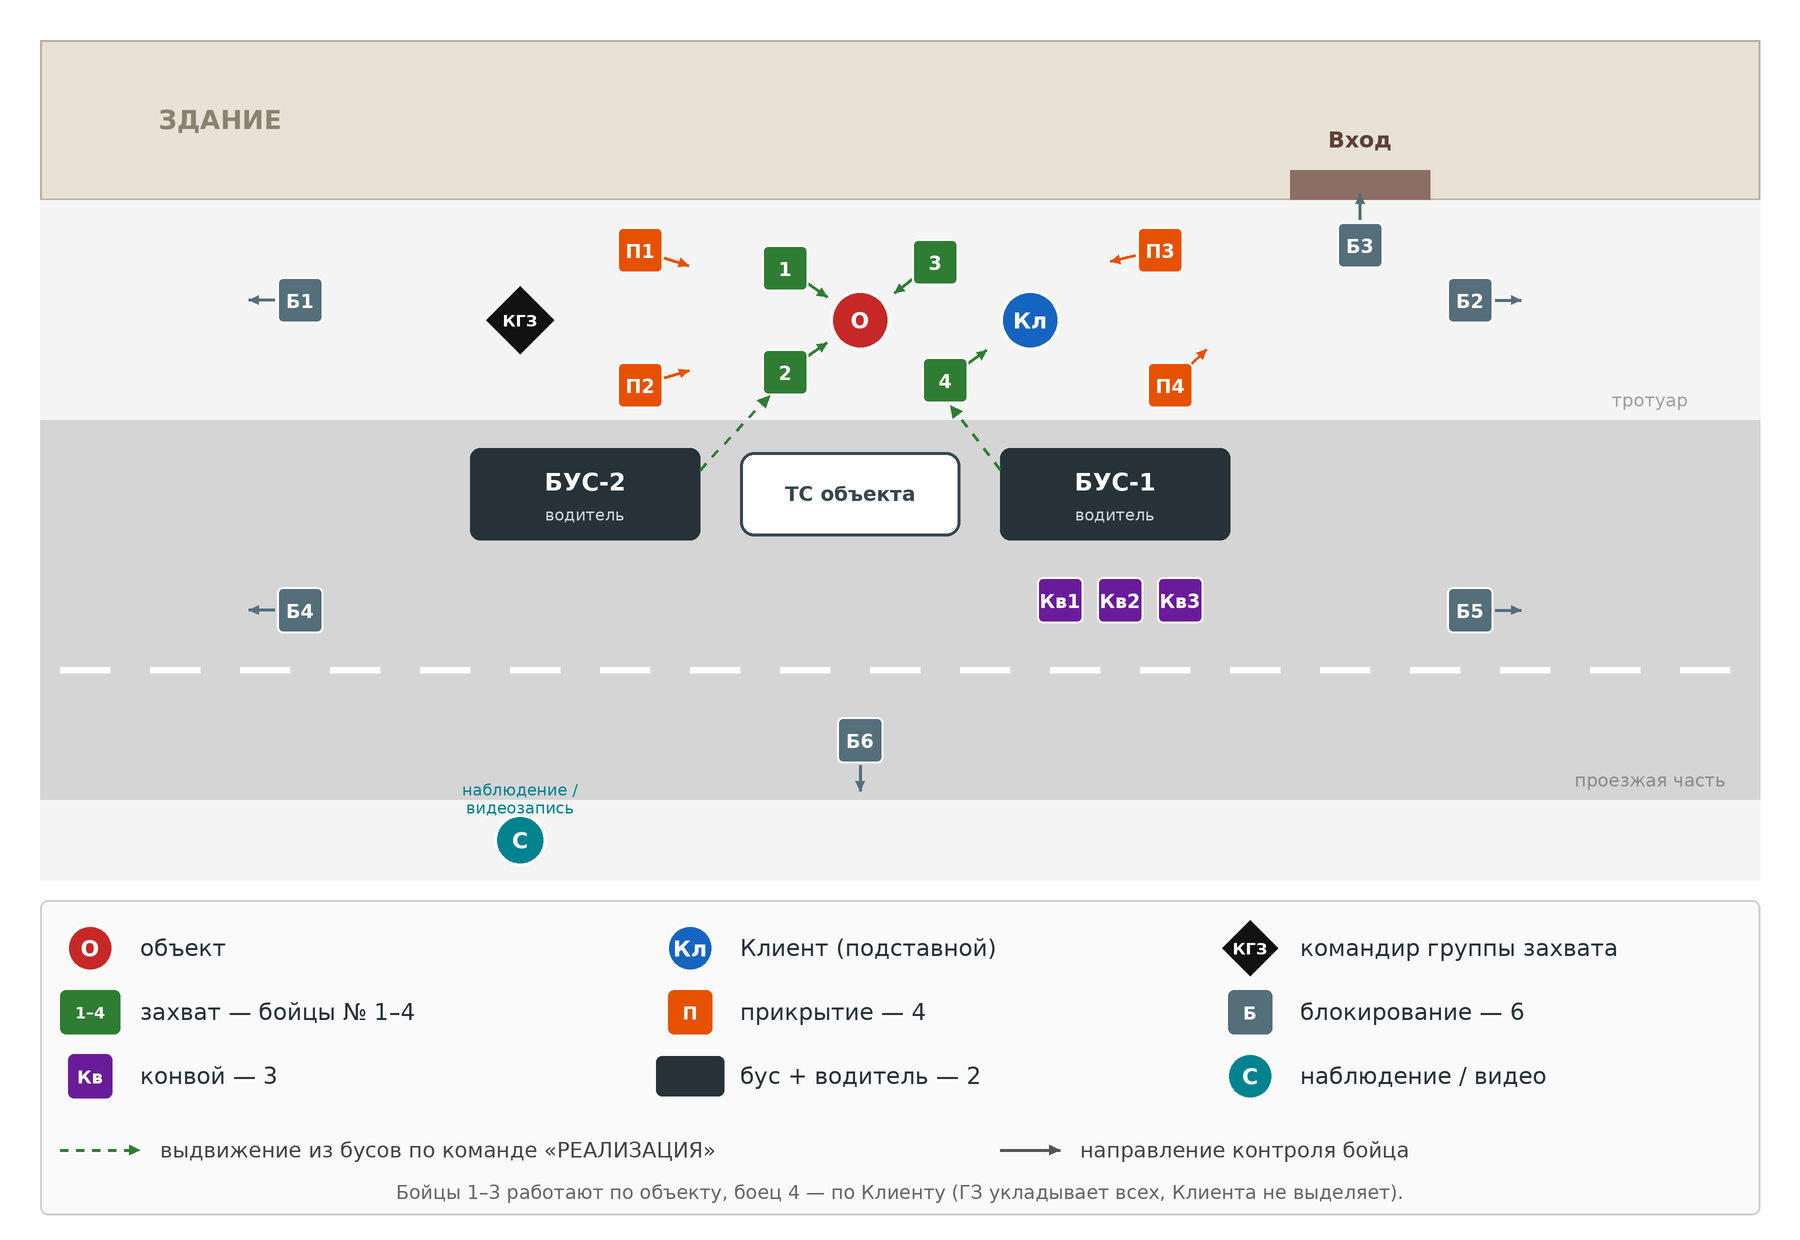

Python code for this plot:
"""Схема расстановки сил при задержании (вариант «А», открытая местность).

Запуск: python3 schema.py  ->  schema.png рядом со скриптом.
"""
import math
from pathlib import Path
from PIL import Image, ImageDraw, ImageFont

W, H = 1800, 1240
S = 2  # сглаживание: рисуем в 2x и уменьшаем
img = Image.new("RGB", (W * S, H * S), "white")
d = ImageDraw.Draw(img)

FONT_B = "/usr/share/fonts/truetype/dejavu/DejaVuSans-Bold.ttf"
FONT_R = "/usr/share/fonts/truetype/dejavu/DejaVuSans.ttf"


def f(size, bold=True):
    return ImageFont.truetype(FONT_B if bold else FONT_R, size * S)


def box(x0, y0, x1, y1, fill, outline=None, width=2, radius=0):
    d.rounded_rectangle([x0 * S, y0 * S, x1 * S, y1 * S], radius=radius * S,
                        fill=fill, outline=outline, width=width * S)


def text(x, y, s, size=22, fill="#222", bold=True, anchor="mm"):
    d.text((x * S, y * S), s, font=f(size, bold), fill=fill, anchor=anchor)


def arrow(x0, y0, x1, y1, color, width=3, head=12, dash=None):
    if dash:
        total = math.hypot(x1 - x0, y1 - y0)
        n = int(total // (dash * 2))
        for i in range(n):
            a = i * 2 * dash / total
            b = min((i * 2 + 1) * dash / total, 1)
            d.line([((x0 + (x1 - x0) * a) * S, (y0 + (y1 - y0) * a) * S),
                    ((x0 + (x1 - x0) * b) * S, (y0 + (y1 - y0) * b) * S)],
                   fill=color, width=width * S)
    else:
        d.line([(x0 * S, y0 * S), (x1 * S, y1 * S)], fill=color, width=width * S)
    ang = math.atan2(y1 - y0, x1 - x0)
    p1 = (x1 - head * math.cos(ang - 0.45), y1 - head * math.sin(ang - 0.45))
    p2 = (x1 - head * math.cos(ang + 0.45), y1 - head * math.sin(ang + 0.45))
    d.polygon([(x1 * S, y1 * S), (p1[0] * S, p1[1] * S), (p2[0] * S, p2[1] * S)], fill=color)


def fighter(x, y, label, color, face=None, size=46):
    """Квадрат-боец; face — точка, куда он «смотрит» (стрелка направления)."""
    if face:
        ang = math.atan2(face[1] - y, face[0] - x)
        r0, r1 = size * 0.55, size * 0.55 + 26
        arrow(x + r0 * math.cos(ang), y + r0 * math.sin(ang),
              x + r1 * math.cos(ang), y + r1 * math.sin(ang), color, width=3, head=11)
    h = size / 2
    box(x - h, y - h, x + h, y + h, color, outline="white", width=2, radius=6)
    text(x, y + 1, label, size=19, fill="white")


def person(x, y, label, color, r=30):
    d.ellipse([(x - r) * S, (y - r) * S, (x + r) * S, (y + r) * S], fill=color, outline="white", width=3 * S)
    text(x, y + 1, label, size=22, fill="white")


def diamond(x, y, label, color="#111", r=34):
    pts = [(x, y - r), (x + r, y), (x, y + r), (x - r, y)]
    d.polygon([(px * S, py * S) for px, py in pts], fill=color)
    text(x, y + 1, label, size=16, fill="white")


C_OBJ, C_CL, C_Z, C_P, C_B, C_KV, C_S = "#c62828", "#1565c0", "#2e7d32", "#e65100", "#546e7a", "#6a1b9a", "#00838f"

# --- местность ---------------------------------------------------------------
box(40, 40, 1760, 200, "#e8e2d6", outline="#b9b1a2", width=2)          # здание
text(220, 120, "ЗДАНИЕ", 26, "#8a8171")
box(1290, 170, 1430, 200, "#8d6e63")                                   # дверь
text(1360, 140, "Вход", 22, "#5d4037")
box(40, 200, 1760, 420, "#f4f4f4")                                     # тротуар
text(1650, 400, "тротуар", 18, "#9e9e9e", bold=False)
box(40, 420, 1760, 800, "#d5d5d5")                                     # проезжая часть
for x in range(60, 1760, 90):                                          # разметка
    box(x, 667, x + 50, 673, "white")
text(1650, 780, "проезжая часть", 18, "#8a8a8a", bold=False)
box(40, 800, 1760, 880, "#f4f4f4")                                     # тротуар напротив

# --- транспорт -------------------------------------------------------------------
box(470, 448, 700, 540, "#263238", radius=10)
text(585, 482, "БУС-2", 24, "white"); text(585, 515, "водитель", 16, "#cfd8dc", bold=False)
box(740, 452, 960, 536, "white", outline="#37474f", width=3, radius=14)
text(850, 494, "ТС объекта", 20, "#37474f")
box(1000, 448, 1230, 540, "#263238", radius=10)
text(1115, 482, "БУС-1", 24, "white"); text(1115, 515, "водитель", 16, "#cfd8dc", bold=False)

# --- объект и клиент --------------------------------------------------------------
O = (860, 320)
person(*O, "О", C_OBJ)
person(1030, 320, "Кл", C_CL)

# --- захват (внутреннее кольцо) --------------------------------------------------
fighter(785, 268, "1", C_Z, face=O)
fighter(785, 372, "2", C_Z, face=O)
fighter(935, 262, "3", C_Z, face=O)
fighter(945, 380, "4", C_Z, face=(1030, 320))

# --- прикрытие (среднее кольцо, лицом к объекту) --------------------------------
fighter(640, 250, "П1", C_P, face=O)
fighter(640, 385, "П2", C_P, face=O)
fighter(1160, 250, "П3", C_P, face=O)
fighter(1170, 385, "П4", C_P, face=(1360, 200))

# --- блокирование (внешнее кольцо, лицом наружу) --------------------------------
fighter(300, 300, "Б1", C_B, face=(40, 300))
fighter(1470, 300, "Б2", C_B, face=(1760, 300))
fighter(1360, 245, "Б3", C_B, face=(1360, 170))
fighter(300, 610, "Б4", C_B, face=(40, 610))
fighter(1470, 610, "Б5", C_B, face=(1760, 610))
fighter(860, 740, "Б6", C_B, face=(860, 840))

# --- конвой у БУС-1, командир, наблюдение ----------------------------------------
fighter(1060, 600, "Кв1", C_KV)
fighter(1120, 600, "Кв2", C_KV)
fighter(1180, 600, "Кв3", C_KV)
diamond(520, 320, "КГЗ")
person(520, 840, "С", C_S, r=26)
text(520, 790, "наблюдение /", 16, C_S, bold=False)
text(520, 808, "видеозапись", 16, C_S, bold=False)

# маршруты выдвижения захвата из бусов
arrow(700, 470, 770, 395, C_Z, width=3, head=14, dash=9)
arrow(1000, 470, 950, 405, C_Z, width=3, head=14, dash=9)

# --- легенда ---------------------------------------------------------------------
box(40, 900, 1760, 1215, "#fafafa", outline="#cfcfcf", width=2, radius=8)
items = [
    ("person", C_OBJ, "О", "объект"),
    ("person", C_CL, "Кл", "Клиент (подставной)"),
    ("diamond", "#111", "КГЗ", "командир группы захвата"),
    ("sq", C_Z, "1–4", "захват — бойцы № 1–4"),
    ("sq", C_P, "П", "прикрытие — 4"),
    ("sq", C_B, "Б", "блокирование — 6"),
    ("sq", C_KV, "Кв", "конвой — 3"),
    ("bus", "#263238", "", "бус + водитель — 2"),
    ("person", C_S, "С", "наблюдение / видео"),
]
cols = [90, 690, 1250]
for i, (kind, col, lab, desc) in enumerate(items):
    cx = cols[i % 3]
    cy = 948 + (i // 3) * 64
    if kind == "person":
        person(cx, cy, lab, col, r=24)
    elif kind == "diamond":
        diamond(cx, cy, lab, col, r=28)
    elif kind == "sq":
        w = 30 if len(lab) > 2 else 22
        box(cx - w, cy - 22, cx + w, cy + 22, col, radius=6)
        text(cx, cy + 1, lab, 16 if len(lab) > 2 else 18, "white")
    else:
        box(cx - 34, cy - 20, cx + 34, cy + 20, col, radius=6)
    text(cx + 50, cy, desc, 23, "#263238", bold=False, anchor="lm")
arrow(60, 1150, 140, 1150, C_Z, width=3, head=12, dash=8)
text(160, 1150, "выдвижение из бусов по команде «РЕАЛИЗАЦИЯ»", 21, "#444", bold=False, anchor="lm")
arrow(1000, 1150, 1060, 1150, "#555", width=3, head=12)
text(1080, 1150, "направление контроля бойца", 21, "#444", bold=False, anchor="lm")
text(900, 1192, "Бойцы 1–3 работают по объекту, боец 4 — по Клиенту (ГЗ укладывает всех, Клиента не выделяет).", 19, "#666", bold=False)

out = Path(__file__).with_name("schema.png")
img.resize((W, H), Image.LANCZOS).save(out, optimize=True)
print("saved", out)
